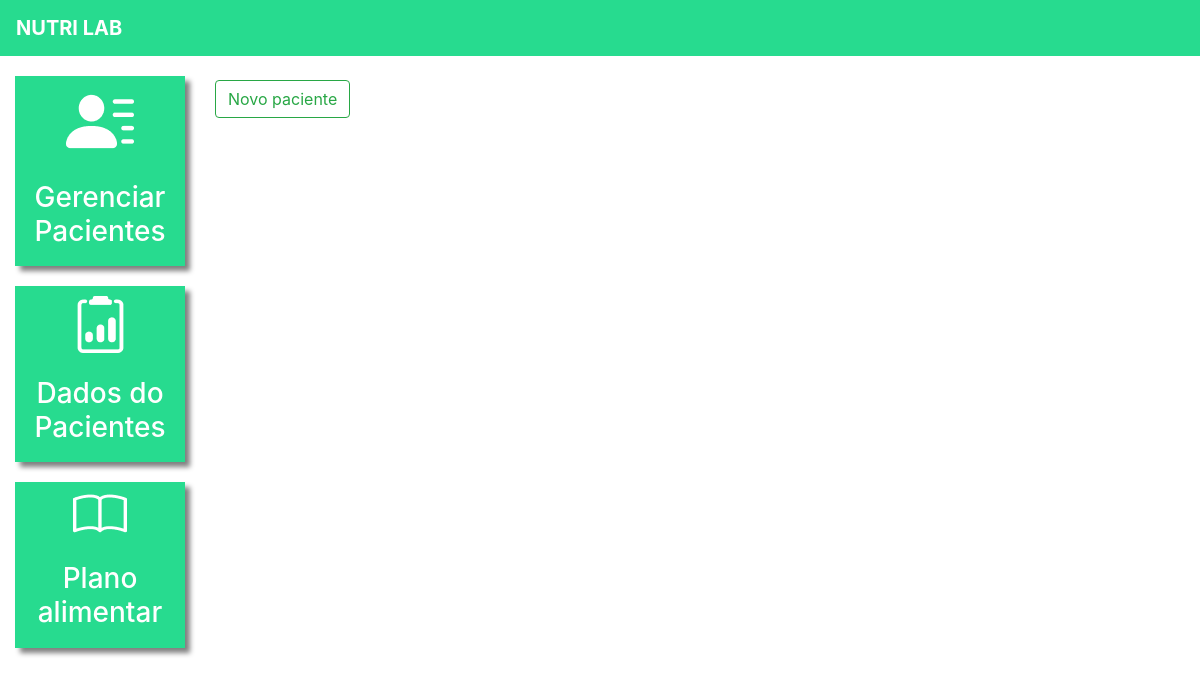
The app's page /pacientes/ (signed in), older data.
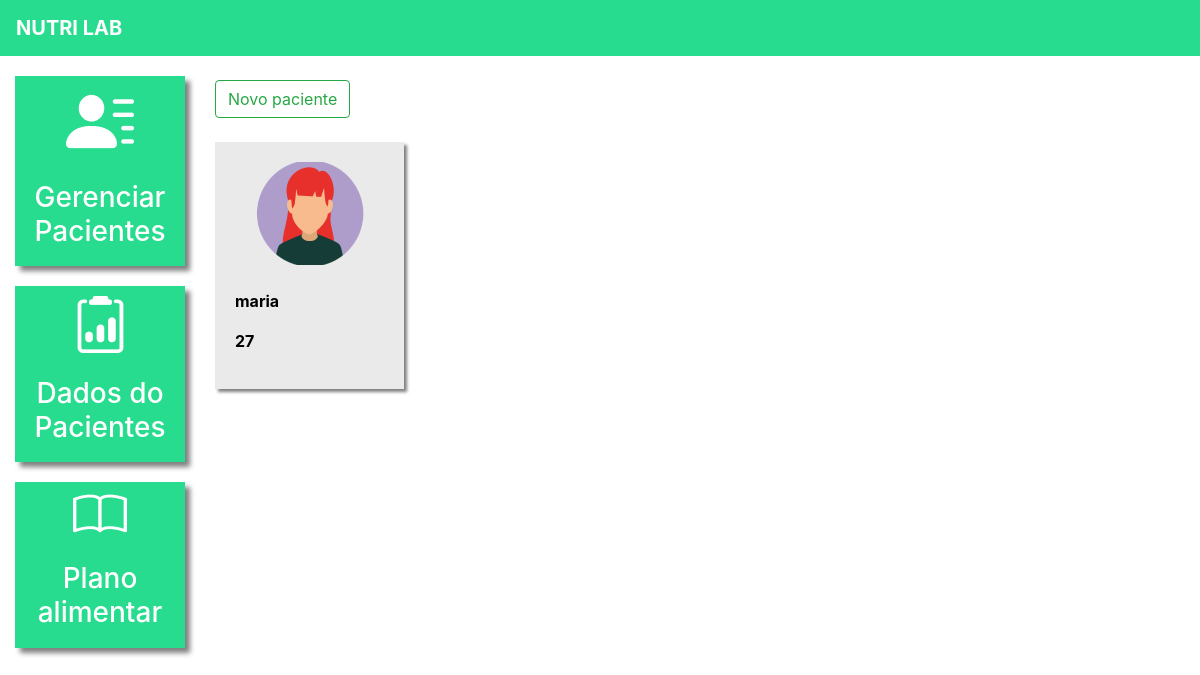
The same page, newer data.
### plataforma/models.py (models this page shows, shortened)
class Pacientes(models.Model):
    choices_sexo = (('F', 'Feminino'),
                    ('M', 'Maculino'))
    nome = models.CharField(max_length=50)
    sexo = models.CharField(max_length=1, choices=choices_sexo)
    idade = models.IntegerField()
    email = models.EmailField()
    telefone = models.CharField(max_length=19)
    nutri = models.ForeignKey(User, on_delete=models.CASCADE)

### plataforma/views.py (the view, shortened to what this page needs)
# urls.py: path('pacientes/', pacientes, name='pacientes'),
@login_required(login_url='/auth/logar/')
def pacientes(request):
    if request.method == "GET":
        pacientes = Pacientes.objects.filter(nutri=request.user)
        return render(request, 'pacientes.html', {'pacientes': pacientes})
    elif request.method == "POST":
        nome = request.POST.get('nome')
        sexo = request.POST.get('sexo')
        idade = request.POST.get('idade')
        email = request.POST.get('email')
        telefone = request.POST.get('telefone')

### plataforma/templates/pacientes.html (shortened to what this page needs)
{% extends 'base_plataforma.html' %}
{% load static %}
{% block 'plataforma' %}
    <br>
    <button type="button" class="btn btn-outline-success" data-toggle="modal" data-target="#modal">
        Novo paciente
    </button>
    <br>
    <br>
    <div  class="row">
        {% for paciente in pacientes %}
            <div class="col-md-4">
                <a href="#" class="link-hover">
                    <div class="card-paciente">
                    <div class="foto-perfil">
                            {% if paciente.sexo == "M"%}
                                <img src="{% static 'plataforma/img/perfil2.png' %}">
                            {% else %}
                                <img src="{% static 'plataforma/img/perfil1.png' %}">
                            {% endif %}
                        </div>
                    <br>
                    <p class="dados">{{paciente.nome}}</p>
                    <p class="dados">{{paciente.idade}}</p>
                    </div>
                </a>
            </div>
        {% endfor %}
    </div>
{% endblock%}

Row changes from the older to the newer data that the page shows:
added Pacientes: nome "maria", idade "27"
